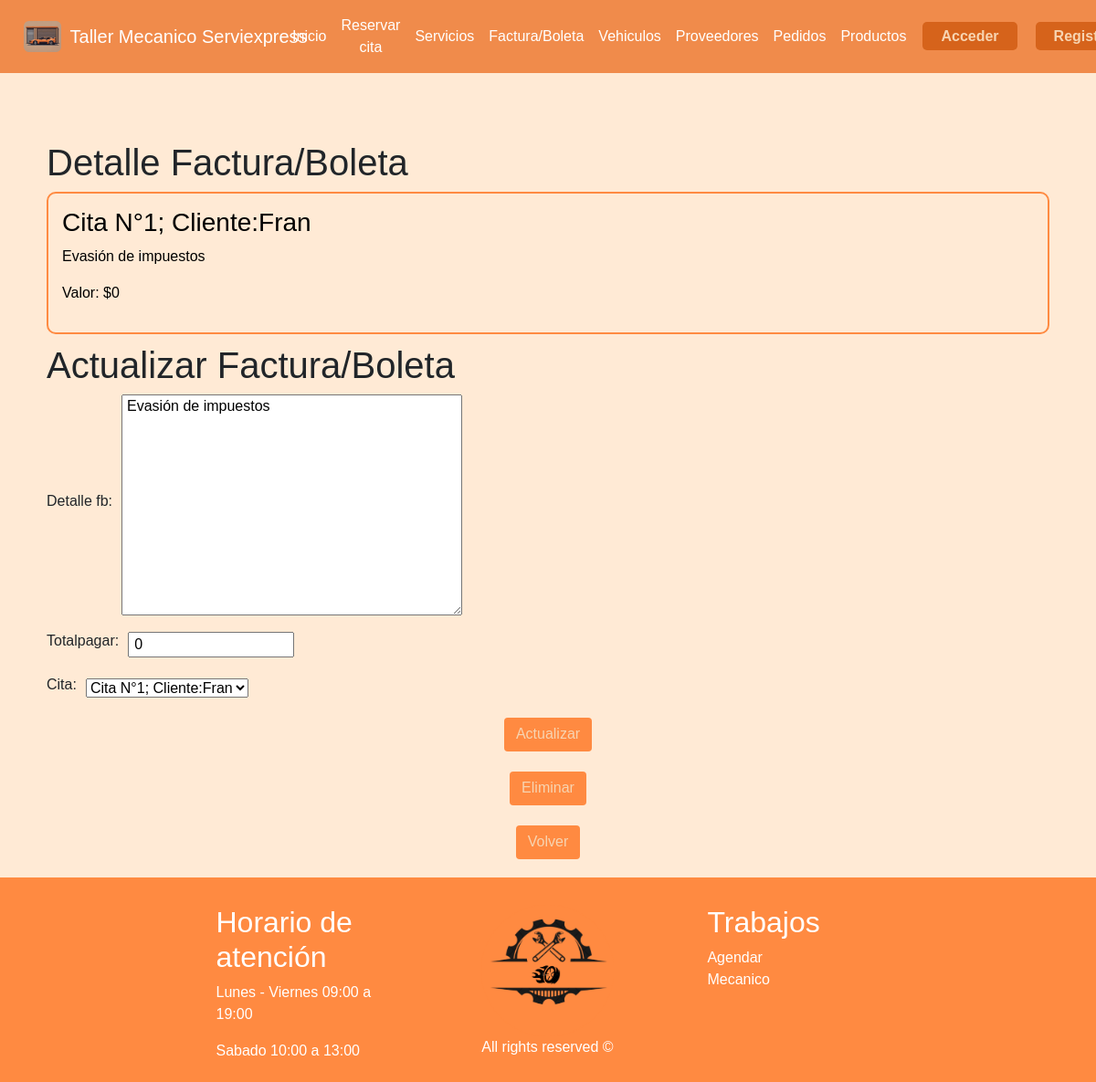
/fabo/2/, run on the app's committed database.
### taller/models.py (models this page shows, shortened)
class FaBo(models.Model):
    num_fb = models.AutoField(primary_key=True)
    fecha_emision = models.DateTimeField(auto_now_add=True)
    detalle_fb = models.TextField()
    totalpagar = models.IntegerField()
    cita = models.ForeignKey(Cita, on_delete=models.CASCADE)

class Cita(models.Model):
    id_cita = models.AutoField(primary_key=True)
    fecha_aten = models.DateTimeField(auto_now_add=True)
    desc_cita = models.TextField(blank=True)
    cliente = models.ForeignKey(Cliente, on_delete=models.CASCADE)
    empleado = models.ForeignKey(Empleado, on_delete=models.CASCADE)
    def __str__(self):
        return "Cita N°" + str(self.id_cita) + "; Cliente:" + self.cliente.pnom_cli

class Cliente(models.Model):
    rut_cli = models.CharField(primary_key=True, max_length=12)
    pnom_cli = models.CharField(max_length=20)
    snom_cli = models.CharField(max_length=20, blank=True)
    appaterno_cli = models.CharField(max_length=20)
    apmaterno_cli = models.CharField(max_length=20, blank=True)
    correo_cli = models.CharField(max_length=60, blank=True)
    telefono_cli = models.IntegerField(blank=True, null=True)

### taller/views.py (the view, shortened to what this page needs)
# urls.py: path('fabo/<int:num_fb>/', views.update_fabo, name='update_fabo'),
def update_fabo(request, num_fb):
    cliente = Cliente.objects.filter(rut_cli=request.user.username).first()
    empleado = Empleado.objects.filter(rut_emp=request.user.username).first()
    rol = ""
    if cliente:
        rol = "Cliente"
    else:
        rol = "Empleado"
    if request.method == "GET":
        fabo = get_object_or_404(FaBo, pk=num_fb)
        form = FaBoForm(instance=fabo)
        return render(
            request,
            "detail_fabo.html",
            {"fabo": fabo, "form": form, "cliente": cliente, "empleado": empleado},
        )

### taller/forms.py
class FaBoForm(ModelForm):
    class Meta:
        model = FaBo
        fields = ['detalle_fb', 'totalpagar', 'cita']

### taller/templates/detail_fabo.html (shortened to what this page needs)
{% extends 'hnf.html' %}
{% load static %}
{% block content %}
<head>
    <link rel="stylesheet" href="{% static 'css/crud.css' %}" />
</head>
<div class="container">
    <ul style="list-style: none;">
        {% if not Mensaje %}
        <h1> Detalle Factura/Boleta </h1>
        <li id="detalle">
            <h3>{{ fabo.cita }}</h3>
            <p>{{ fabo.detalle_fb }}</p>
            <p>Valor: ${{ fabo.totalpagar }}</p>
        </li>
        <h1> Actualizar Factura/Boleta </h1>
        <form action="{% url 'update_fabo' fabo.num_fb %}" method="POST">
            {{ form.as_p }}
            <ul>
                <li class="centered-button">
                    <button class="btn" type="submit">
                        Actualizar
                    </button>
                </li>
            </ul>
        </form>
        <form action="{% url 'delete_fabo' fabo.num_fb %}" method="POST">
            <ul>
                <li class="centered-button" style="margin-top: 2%;">
                    <button class="btn" type="submit">
                        Eliminar
                    </button>
                </li>
            </ul>
        </form>
        <ul>
            <li class="centered-button" style="margin-top: 2%;">
                <a class="btn" href="/fabo">
                    Volver
                </a>
            </li>
        </ul>
        {% endif %}
    </ul>
</div>
{% endblock %}

### taller/static/css/keyframes.css (style rules this page uses)
@media (max-width: 1400px) { * { max-width: 100%; padding: 0 10px; } }

### taller/static/css/style.css (style rules this page uses)
* { margin: 0%; padding: 0; box-sizing: border-box; }
body { font-family:'Gill Sans', 'Gill Sans MT', Calibri, 'Trebuchet MS', sans-serif; background-color: #ffead5; }
.btn { padding-top: 5px; text-align: center; margin-right: 10px; margin-left: 10px; background: #FF8A41; color: #f7d4b1; }

### taller/static/css/crud.css (style rules this page uses)
.container { width: 94%; }
form p { display: flex; align-items: center; text-align: center; }
form label { margin-right: 10px; align-items: center; }
form input { text-indent: 5px; }
form textarea { text-indent: 5px; }
form button { display: block; margin: 0 auto; }
#detalle { border: 2px solid; border-color: rgba(255, 138, 65); border-radius: 10px; padding: 15px; margin-bottom: 10px; background-color: #ffead5; color: black; }
.centered-button { display: flex; justify-content: center; align-items: center; text-align: center; }

### data on the page
FaBo: cita "Cita N°1; Cliente:Fran", detalle_fb "Evasión de impuestos", totalpagar "0"
